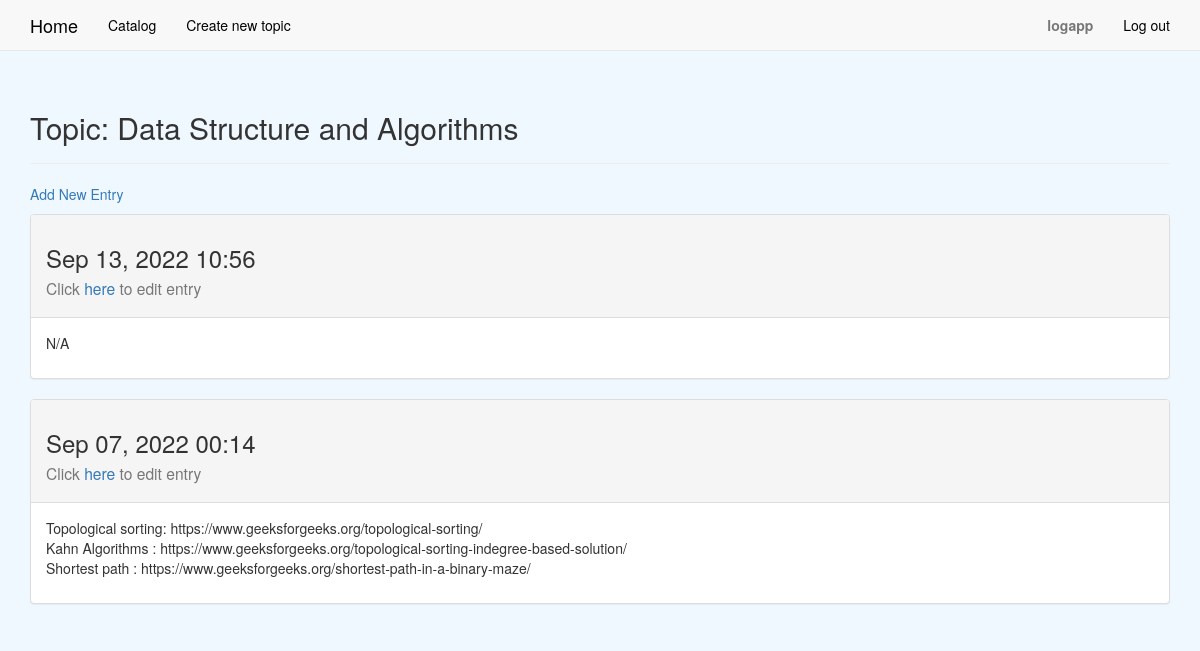
The page /topics/21/ (signed in) on the database its author committed.
### learning_logs/models.py (models this page shows, shortened)
class Topic(models.Model):
    text = models.CharField(max_length=500)
    date_added = models.DateTimeField(auto_now_add=True)
    owner = models.ForeignKey(User, null=True, on_delete=models.SET_NULL)
    def __str__(self):
        return self.text

class Entry(models.Model):
    topic = models.ForeignKey(Topic, null=True, on_delete=models.SET_NULL)
    text = models.TextField()
    date_added = models.DateTimeField(auto_now_add=True)
    class Meta:
        verbose_name_plural = 'entries'

### learning_logs/views.py (the view)
# urls.py: path('topics/<int:Topic_id>/', views.topic, name='topic'),
@login_required
def topic(request,Topic_id):
    topic = Topic.objects.get(id=Topic_id)
    if topic.owner != request.user:
        raise Http404
    entries = topic.entry_set.order_by('-date_added')
    context = {
        'topic' : topic,
        'entries' : entries
    }
    return render(request, 'learning_logs/topic.html', context=context)

### learning_logs/template/learning_logs/topic.html (shortened to what this page needs)
{% extends "learning_logs/base.html" %}
{% block header %}
    <h2>
        Topic: {{ topic }}
    </h2>
{% endblock header %}
{% block content %}
<p>
    <a href="{% url 'new_entry' topic.id %}">Add New Entry</a>
</p>
{% for entry in entries %}
    <div class="panel panel-default">
        <div class="panel-heading">
            <h3>
                <p>{{ entry.date_added|date:'M d, Y H:i' }}</p>
                <small>
                    <P>Click <a href="{% url 'edit_entry' entry.id %}">here </a>to edit entry</P>
                </small>
            </h3>
        </div>
        <div class="panel-body">
            {{ entry.text|linebreaks }}
        </div>
    </div>
{% endfor %}
{% endblock content %}

### learning_logs/template/learning_logs/base.html (shortened to what this page needs)
{% load bootstrap3 %}
<!DOCTYPE html>
<html lang="en-US">
    <head>
        {% bootstrap_css %}
    </head>
    <body style="background-color:aliceblue !important;">
        <nav class="navbar navbar-default navbar-static-top">
        <div class="container">
            <div class="navbar-header">
                    <a class="navbar-brand" href="{% url 'Home' %}" style="color: black;">Home</a>
            </div>
            <div id="navbar" class="navbar-collapse collapse">
                <ul class="nav navbar-nav">
                    <li><a href="{% url 'Topic' %}"  style="color: black;">Catalog</a></li>
                </ul>
                <ul class="nav navbar-nav">
                    <li><a href="{% url 'new_topic' %}" style="color: black;">Create new topic</a></li>
                </ul>
                <ul class="nav navbar-nav navbar-right">
                    {% if user.is_authenticated %}
                        <li><a><strong>{{ user.username }}</strong></a></li>
                        <li><a href="{% url 'logout' %}"  style="color: black;">Log out</a></li>
                    {% else %}
                        <li><a href="{% url 'register' %}" style="color: black;">Sign Up</a></li>
                        <li><a href="{% url 'login' %}" style="color: black;">Log in</a></li>
                    {% endif %}
                </ul>
            </div>
        </div>
        </nav>
        <div class="container">
            <div class="page-header">
                {% block header %}
                {% endblock header %}
            </div>
            <div>
                {% block content %}
                {% endblock content %}
            </div>
        </div>
    </body>
</html>

### rows shown on the page
Topic: text "Data Structure and Algorithms"
Entry: date_added "Sep 13, 2022 10:56", text "N/A"
Entry: date_added "Sep 07, 2022 00:14", text "Topological sorting: https://www.geeksforgeeks.org/topological-sorting/ Kahn Algorithms : https://www.geeksforgeeks.org/topological-sorting-indegree-based-solution/ Shortest path : https://www.geeksforgeeks.org/shortest-path-in-a-binary-maze/"

### other values the page prints
{{ user.username }} "logapp"
